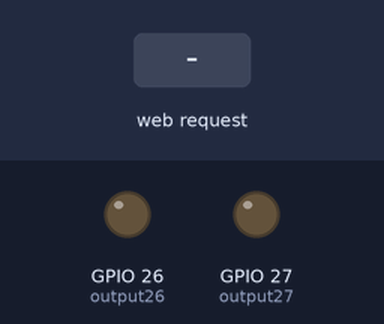
Bench run of a sketch on a simulated ESP32. On the bench: output pins drawn as LEDs (lit = HIGH). Inputs (shaded band) come from the test bench. WiFi joins after 1.5 s; servers stay silent unless stated; what the sketch prints to the serial monitor is not drawn.

Above: at 2.7 s.
2.8 s: HTTP request GET /26/on received
At 4.0 s:
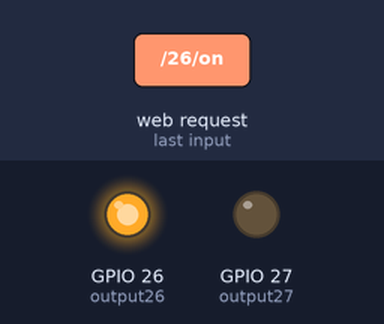
4.3 s: HTTP request GET /27/on received
At 5.1 s:
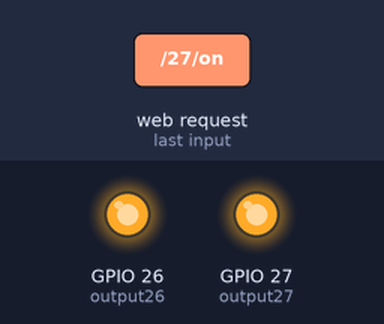
5.8 s: HTTP request GET /26/off received
At 6.3 s:
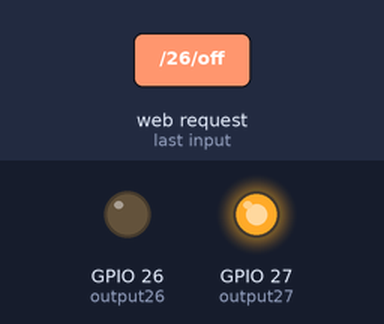
7.3 s: HTTP request GET /27/off received
At 8.6 s:
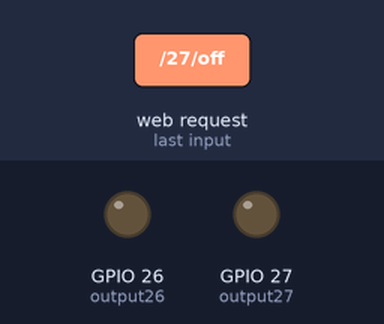
Timing chart, 0 to 9.8 s (numbered marks = the images above; inputs shaded):
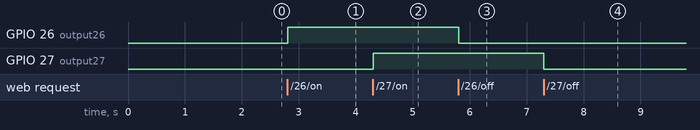

The sketch:

ESP32-Web-Server.ino
```cpp
// Thanks to Rui Santos for the Skeleton
// This file is based on his code
// Check out his GitHub Profile
// https://github.com/RuiSantosdotme

#include <WiFi.h>

const char* ssid = "<add your WiFi SSID here>";
const char* password = "<add your password here>";

WiFiServer server(80);
String header;

String State_26 = "off";
String State_27 = "off";

const int output26 = 26;
const int output27 = 27;

unsigned long currentTime = millis();
unsigned long previousTime = 0;
const long timeoutTime = 2000;

void setup() {
  Serial.begin(115200);
  pinMode(output26, OUTPUT);
  pinMode(output27, OUTPUT);

  digitalWrite(output26, LOW);
  digitalWrite(output27, LOW);

  Serial.print("Connecting to ");
  Serial.println(ssid);
  WiFi.begin(ssid, password);
  while (WiFi.status() != WL_CONNECTED) {
    delay(500);
    Serial.print(".");
  }
  Serial.println("");
  Serial.println("IP: ");
  Serial.println(WiFi.localIP());
  server.begin();
}

void loop(){
  WiFiClient client = server.available();

  if (client) {
    currentTime = millis();
    previousTime = currentTime;
    Serial.println("New Client.");
    String currentLine = "";                // String to hold incoming data from the client

    while (client.connected() && currentTime - previousTime <= timeoutTime) {
      currentTime = millis();
      if (client.available()) {
        char c = client.read();
        Serial.write(c);

        header += c;
        if (c == '\n') {
          // if the current line is blank, you got two newline characters in a row.
          // that's the end of the client HTTP request, so send a response:
          if (currentLine.length() == 0) {
            // HTTP headers always start with a response code (e.g. HTTP/1.1 200 OK)
            // and a content-type so the client knows what's coming, then a blank line:
            client.println("HTTP/1.1 200 OK");
            client.println("Content-type:text/html");
            client.println("Connection: close");
            client.println();

            if (header.indexOf("GET /26/on") >= 0) {
              Serial.println("GPIO 26 on");
              State_26 = "on";
              digitalWrite(output26, HIGH);

            } else if (header.indexOf("GET /26/off") >= 0) {
              Serial.println("GPIO 26 off");
              State_26 = "off";
              digitalWrite(output26, LOW);

            } else if (header.indexOf("GET /27/on") >= 0) {
              Serial.println("GPIO 27 on");
              State_27 = "on";
              digitalWrite(output27, HIGH);

            } else if (header.indexOf("GET /27/off") >= 0) {
              Serial.println("GPIO 27 off");
              State_27 = "off";
              digitalWrite(output27, LOW);
            }

            client.println("<!DOCTYPE html><html>");
            client.println("<head><meta name=\"viewport\" content=\"width=device-width, initial-scale=1\">");
            client.println("<link rel=\"icon\" href=\"data:,\">");

            client.println("<style>html { font-family: Helvetica; display: inline-block; margin: 0px auto; text-align: center;}");
            client.println(".button { background-color: #4CAF50; border: none; color: white; padding: 16px 40px;");
            client.println("text-decoration: none; font-size: 30px; margin: 2px; cursor: pointer;}");
            client.println(".button2 {background-color: #555555;}</style></head>");

            client.println("<body><h1>ESP32 Web Server</h1>");
            client.println("<p>GPIO 26 - State " + State_26 + "</p>");

            if (State_26=="off") {
              client.println("<p><a href=\"/26/on\"><button class=\"button\">ON</button></a></p>");
            }

            else {
              client.println("<p><a href=\"/26/off\"><button class=\"button button2\">OFF</button></a></p>");
            }

            client.println("<p>GPIO 27 - State " + State_27 + "</p>");
            if (State_27=="off") {
              client.println("<p><a href=\"/27/on\"><button class=\"button\">ON</button></a></p>");
            }

            else {
              client.println("<p><a href=\"/27/off\"><button class=\"button button2\">OFF</button></a></p>");
            }
            client.println("</body></html>");

            client.println();
            break;
          }

          else {
            currentLine = "";
          }
        }

      else if (c != '\r') {
        currentLine += c;
      }
    }
  }

    header = "";
    client.stop();
    Serial.println("Client disconnected.");
    Serial.println("");
  }
}
```

Measured:
- after the input at 2.8 s, GPIO 26 (output26): LOW → HIGH at once
- after the input at 4.3 s, GPIO 27 (output27): LOW → HIGH at once
- after the input at 5.8 s, GPIO 26 (output26): HIGH → LOW at once
- after the input at 7.3 s, GPIO 27 (output27): HIGH → LOW at once
